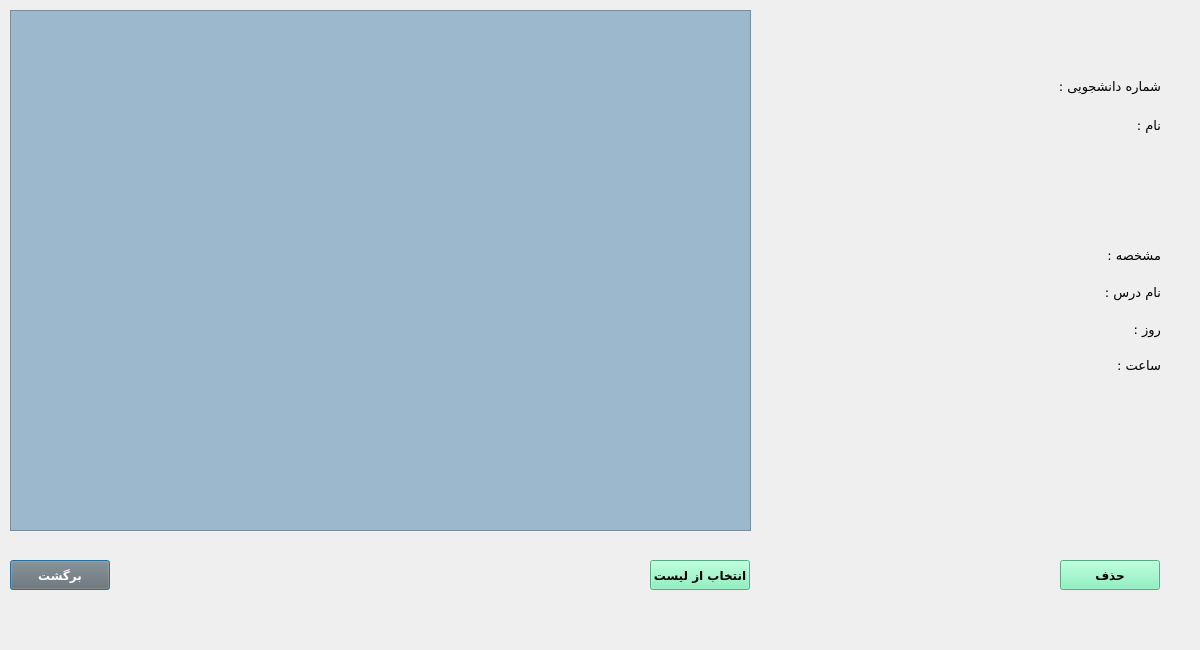
<?xml version="1.0" encoding="UTF-8"?>
<ui version="4.0">
 <class>RemoveEntekhabVahed2Dialog</class>
 <widget class="QDialog" name="RemoveEntekhabVahed2Dialog">
  <property name="geometry">
   <rect>
    <x>0</x>
    <y>0</y>
    <width>1200</width>
    <height>650</height>
   </rect>
  </property>
  <property name="windowTitle">
   <string>Dialog</string>
  </property>
  <widget class="QWidget" name="layoutWidget">
   <property name="geometry">
    <rect>
     <x>840</x>
     <y>70</y>
     <width>321</width>
     <height>71</height>
    </rect>
   </property>
   <layout class="QHBoxLayout" name="horizontalLayout">
    <item>
     <layout class="QVBoxLayout" name="verticalLayout_2">
      <item>
       <widget class="QLabel" name="label_studentCode">
        <property name="font">
         <font>
          <pointsize>9</pointsize>
         </font>
        </property>
        <property name="layoutDirection">
         <enum>Qt::LeftToRight</enum>
        </property>
        <property name="text">
         <string/>
        </property>
       </widget>
      </item>
      <item>
       <widget class="QLabel" name="label_name">
        <property name="font">
         <font>
          <pointsize>9</pointsize>
         </font>
        </property>
        <property name="text">
         <string/>
        </property>
       </widget>
      </item>
     </layout>
    </item>
    <item>
     <layout class="QVBoxLayout" name="verticalLayout">
      <item>
       <widget class="QLabel" name="label_6">
        <property name="font">
         <font>
          <family>B Koodak</family>
          <pointsize>10</pointsize>
         </font>
        </property>
        <property name="text">
         <string>شماره دانشجویی :</string>
        </property>
       </widget>
      </item>
      <item>
       <widget class="QLabel" name="label_4">
        <property name="font">
         <font>
          <family>B Koodak</family>
          <pointsize>10</pointsize>
         </font>
        </property>
        <property name="text">
         <string>نام :</string>
        </property>
       </widget>
      </item>
     </layout>
    </item>
   </layout>
  </widget>
  <widget class="QTreeView" name="treeView">
   <property name="geometry">
    <rect>
     <x>10</x>
     <y>10</y>
     <width>741</width>
     <height>521</height>
    </rect>
   </property>
   <property name="styleSheet">
    <string notr="true">background-color: rgb(156, 184, 204)</string>
   </property>
   <property name="sortingEnabled">
    <bool>true</bool>
   </property>
  </widget>
  <widget class="QPushButton" name="pushButton_back">
   <property name="geometry">
    <rect>
     <x>10</x>
     <y>560</y>
     <width>100</width>
     <height>30</height>
    </rect>
   </property>
   <property name="minimumSize">
    <size>
     <width>100</width>
     <height>30</height>
    </size>
   </property>
   <property name="font">
    <font>
     <family>B Nazanin</family>
     <pointsize>9</pointsize>
     <weight>75</weight>
     <bold>true</bold>
    </font>
   </property>
   <property name="styleSheet">
    <string notr="true">background-color: rgb(111, 111, 111);
color: white</string>
   </property>
   <property name="text">
    <string>برگشت</string>
   </property>
  </widget>
  <widget class="QPushButton" name="pushButton_choose">
   <property name="geometry">
    <rect>
     <x>650</x>
     <y>560</y>
     <width>100</width>
     <height>30</height>
    </rect>
   </property>
   <property name="minimumSize">
    <size>
     <width>100</width>
     <height>30</height>
    </size>
   </property>
   <property name="font">
    <font>
     <family>B Nazanin</family>
     <pointsize>9</pointsize>
     <weight>75</weight>
     <bold>true</bold>
    </font>
   </property>
   <property name="styleSheet">
    <string notr="true">background-color:rgb(118, 240, 179)</string>
   </property>
   <property name="text">
    <string>انتخاب از لیست</string>
   </property>
  </widget>
  <widget class="QPushButton" name="pushButton_remove">
   <property name="geometry">
    <rect>
     <x>1060</x>
     <y>560</y>
     <width>100</width>
     <height>30</height>
    </rect>
   </property>
   <property name="font">
    <font>
     <family>B Nazanin</family>
     <pointsize>9</pointsize>
     <weight>75</weight>
     <bold>true</bold>
    </font>
   </property>
   <property name="styleSheet">
    <string notr="true">background-color : rgb(118, 240, 179)</string>
   </property>
   <property name="text">
    <string>حذف</string>
   </property>
  </widget>
  <widget class="QWidget" name="">
   <property name="geometry">
    <rect>
     <x>840</x>
     <y>240</y>
     <width>321</width>
     <height>141</height>
    </rect>
   </property>
   <layout class="QHBoxLayout" name="horizontalLayout_2">
    <item>
     <layout class="QVBoxLayout" name="verticalLayout_4">
      <item>
       <widget class="QLabel" name="label_entakhabID">
        <property name="text">
         <string/>
        </property>
       </widget>
      </item>
      <item>
       <widget class="QLabel" name="label_lessonName">
        <property name="text">
         <string/>
        </property>
       </widget>
      </item>
      <item>
       <widget class="QLabel" name="label_rouz">
        <property name="text">
         <string/>
        </property>
       </widget>
      </item>
      <item>
       <widget class="QLabel" name="label_time">
        <property name="text">
         <string/>
        </property>
       </widget>
      </item>
     </layout>
    </item>
    <item>
     <layout class="QVBoxLayout" name="verticalLayout_3">
      <item>
       <widget class="QLabel" name="label">
        <property name="font">
         <font>
          <family>B Koodak</family>
          <pointsize>10</pointsize>
         </font>
        </property>
        <property name="text">
         <string>مشخصه :</string>
        </property>
       </widget>
      </item>
      <item>
       <widget class="QLabel" name="label_2">
        <property name="font">
         <font>
          <family>B Koodak</family>
          <pointsize>10</pointsize>
         </font>
        </property>
        <property name="text">
         <string>نام درس :</string>
        </property>
       </widget>
      </item>
      <item>
       <widget class="QLabel" name="label_3">
        <property name="font">
         <font>
          <family>B Koodak</family>
          <pointsize>10</pointsize>
         </font>
        </property>
        <property name="text">
         <string>روز :</string>
        </property>
       </widget>
      </item>
      <item>
       <widget class="QLabel" name="label_5">
        <property name="font">
         <font>
          <family>B Koodak</family>
          <pointsize>10</pointsize>
         </font>
        </property>
        <property name="text">
         <string>ساعت :</string>
        </property>
       </widget>
      </item>
     </layout>
    </item>
   </layout>
  </widget>
 </widget>
 <resources/>
 <connections>
  <connection>
   <sender>pushButton_back</sender>
   <signal>clicked()</signal>
   <receiver>RemoveEntekhabVahed2Dialog</receiver>
   <slot>close()</slot>
   <hints>
    <hint type="sourcelabel">
     <x>59</x>
     <y>576</y>
    </hint>
    <hint type="destinationlabel">
     <x>181</x>
     <y>566</y>
    </hint>
   </hints>
  </connection>
 </connections>
</ui>
